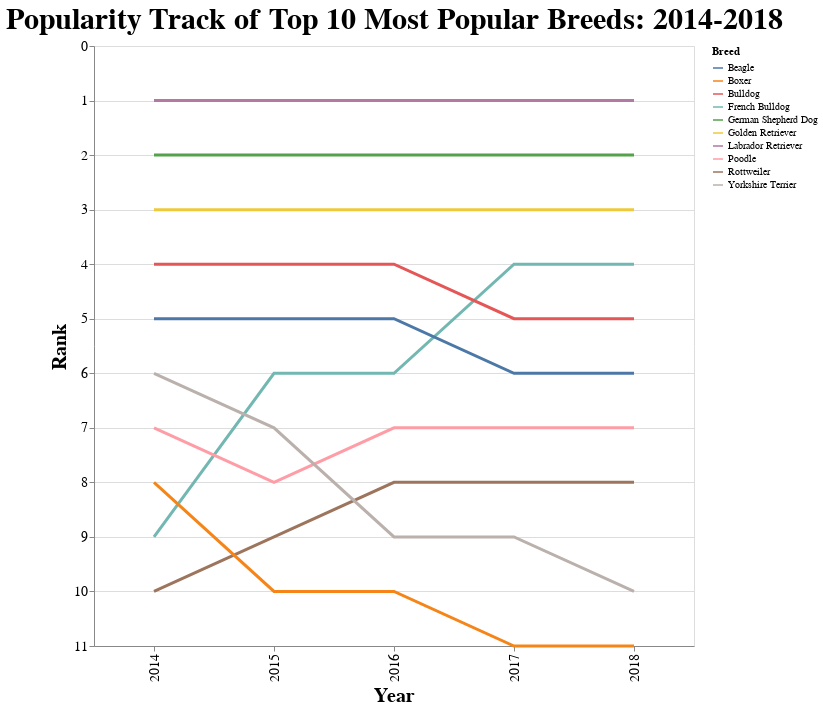

The notebook cell this image was saved under:
### Code cell
alt.Chart(pop_trend_df[pop_trend_df['Mean Rank'] <= 10]).mark_line(size=3).encode(
    x=alt.X('Year'),
    y=alt.Y('Rank', sort='descending'),
    color='Breed'
).properties(height=600, width=600, title='Popularity Track of Top 10 Most Popular Breeds: 2014-2018').configure_title(
    fontSize=30).configure_axis(labelFontSize=14, titleFontSize=20)

### Figure 1 — Vega-Lite specification as saved in the notebook (floating-point values rounded to 4 significant figures)
{"config": {"view": {"continuousWidth": 400, "continuousHeight": 300}, "axis": {"labelFontSize": 14, "titleFontSize": 20}, "title": {"fontSize": 30}}, "data": {"name": "data-b1057588d1a3ba459d0d73a38c5323b7"}, "mark": {"type": "line", "size": 3}, "encoding": {"color": {"type": "nominal", "field": "Breed"}, "x": {"type": "nominal", "field": "Year"}, "y": {"type": "quantitative", "field": "Rank", "sort": "descending"}}, "height": 600, "title": "Popularity Track of Top 10 Most Popular Breeds: 2014-2018", "width": 600, "$schema": "https://vega.github.io/schema/vega-lite/v4.8.1.json", "datasets": {"data-b1057588d1a3ba459d0d73a38c5323b7": [{"Breed": "Labrador Retriever", "Year": "2018", "Rank": 1.0, "Mean Rank": 1.0}, {"Breed": "Labrador Retriever", "Year": "2017", "Rank": 1.0, "Mean Rank": 1.0}, {"Breed": "Labrador Retriever", "Year": "2016", "Rank": 1.0, "Mean Rank": 1.0}, {"Breed": "Labrador Retriever", "Year": "2015", "Rank": 1.0, "Mean Rank": 1.0}, {"Breed": "Labrador Retriever", "Year": "2014", "Rank": 1.0, "Mean Rank": 1.0}, {"Breed": "German Shepherd Dog", "Year": "2018", "Rank": 2.0, "Mean Rank": 2.0}, {"Breed": "German Shepherd Dog", "Year": "2017", "Rank": 2.0, "Mean Rank": 2.0}, {"Breed": "German Shepherd Dog", "Year": "2016", "Rank": 2.0, "Mean Rank": 2.0}, {"Breed": "German Shepherd Dog", "Year": "2015", "Rank": 2.0, "Mean Rank": 2.0}, {"Breed": "German Shepherd Dog", "Year": "2014", "Rank": 2.0, "Mean Rank": 2.0}, {"Breed": "Golden Retriever", "Year": "2018", "Rank": 3.0, "Mean Rank": 3.0}, {"Breed": "Golden Retriever", "Year": "2017", "Rank": 3.0, "Mean Rank": 3.0}, {"Breed": "Golden Retriever", "Year": "2016", "Rank": 3.0, "Mean Rank": 3.0}, {"Breed": "Golden Retriever", "Year": "2015", "Rank": 3.0, "Mean Rank": 3.0}, {"Breed": "Golden Retriever", "Year": "2014", "Rank": 3.0, "Mean Rank": 3.0}, {"Breed": "French Bulldog", "Year": "2018", "Rank": 4.0, "Mean Rank": 5.8}, {"Breed": "French Bulldog", "Year": "2017", "Rank": 4.0, "Mean Rank": 5.8}, {"Breed": "French Bulldog", "Year": "2016", "Rank": 6.0, "Mean Rank": 5.8}, {"Breed": "French Bulldog", "Year": "2015", "Rank": 6.0, "Mean Rank": 5.8}, {"Breed": "French Bulldog", "Year": "2014", "Rank": 9.0, "Mean Rank": 5.8}, {"Breed": "Bulldog", "Year": "2018", "Rank": 5.0, "Mean Rank": 4.4}, {"Breed": "Bulldog", "Year": "2017", "Rank": 5.0, "Mean Rank": 4.4}, {"Breed": "Bulldog", "Year": "2016", "Rank": 4.0, "Mean Rank": 4.4}, {"Breed": "Bulldog", "Year": "2015", "Rank": 4.0, "Mean Rank": 4.4}, {"Breed": "Bulldog", "Year": "2014", "Rank": 4.0, "Mean Rank": 4.4}, {"Breed": "Beagle", "Year": "2018", "Rank": 6.0, "Mean Rank": 5.4}, {"Breed": "Beagle", "Year": "2017", "Rank": 6.0, "Mean Rank": 5.4}, {"Breed": "Beagle", "Year": "2016", "Rank": 5.0, "Mean Rank": 5.4}, {"Breed": "Beagle", "Year": "2015", "Rank": 5.0, "Mean Rank": 5.4}, {"Breed": "Beagle", "Year": "2014", "Rank": 5.0, "Mean Rank": 5.4}, {"Breed": "Poodle", "Year": "2018", "Rank": 7.0, "Mean Rank": 7.2}, {"Breed": "Poodle", "Year": "2017", "Rank": 7.0, "Mean Rank": 7.2}, {"Breed": "Poodle", "Year": "2016", "Rank": 7.0, "Mean Rank": 7.2}, {"Breed": "Poodle", "Year": "2015", "Rank": 8.0, "Mean Rank": 7.2}, {"Breed": "Poodle", "Year": "2014", "Rank": 7.0, "Mean Rank": 7.2}, {"Breed": "Rottweiler", "Year": "2018", "Rank": 8.0, "Mean Rank": 8.6}, {"Breed": "Rottweiler", "Year": "2017", "Rank": 8.0, "Mean Rank": 8.6}, {"Breed": "Rottweiler", "Year": "2016", "Rank": 8.0, "Mean Rank": 8.6}, {"Breed": "Rottweiler", "Year": "2015", "Rank": 9.0, "Mean Rank": 8.6}, {"Breed": "Rottweiler", "Year": "2014", "Rank": 10.0, "Mean Rank": 8.6}, {"Breed": "Yorkshire Terrier", "Year": "2018", "Rank": 10.0, "Mean Rank": 8.2}, {"Breed": "Yorkshire Terrier", "Year": "2017", "Rank": 9.0, "Mean Rank": 8.2}, {"Breed": "Yorkshire Terrier", "Year": "2016", "Rank": 9.0, "Mean Rank": 8.2}, {"Breed": "Yorkshire Terrier", "Year": "2015", "Rank": 7.0, "Mean Rank": 8.2}, {"Breed": "Yorkshire Terrier", "Year": "2014", "Rank": 6.0, "Mean Rank": 8.2}, {"Breed": "Boxer", "Year": "2018", "Rank": 11.0, "Mean Rank": 10.0}, {"Breed": "Boxer", "Year": "2017", "Rank": 11.0, "Mean Rank": 10.0}, {"Breed": "Boxer", "Year": "2016", "Rank": 10.0, "Mean Rank": 10.0}, {"Breed": "Boxer", "Year": "2015", "Rank": 10.0, "Mean Rank": 10.0}, {"Breed": "Boxer", "Year": "2014", "Rank": 8.0, "Mean Rank": 10.0}]}}
